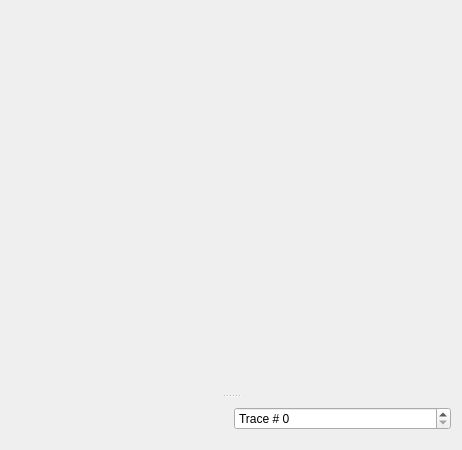
<?xml version="1.0" encoding="UTF-8"?>
<ui version="4.0">
 <class>SegyColormap</class>
 <widget class="QWidget" name="SegyColormap">
  <property name="geometry">
   <rect>
    <x>0</x>
    <y>0</y>
    <width>462</width>
    <height>450</height>
   </rect>
  </property>
  <property name="windowTitle">
   <string>Form</string>
  </property>
  <layout class="QVBoxLayout" name="verticalLayout">
   <item>
    <widget class="QSplitter" name="splitter">
     <property name="orientation">
      <enum>Qt::Vertical</enum>
     </property>
     <widget class="QwtPlot" name="colormap">
      <property name="minimumSize">
       <size>
        <width>0</width>
        <height>213</height>
       </size>
      </property>
      <property name="frameShape">
       <enum>QFrame::NoFrame</enum>
      </property>
     </widget>
     <widget class="QWidget" name="">
      <layout class="QHBoxLayout" name="horizontalLayout_2">
       <item>
        <widget class="QwtPlot" name="tracePlot">
         <property name="frameShape">
          <enum>QFrame::NoFrame</enum>
         </property>
         <property name="frameShadow">
          <enum>QFrame::Plain</enum>
         </property>
        </widget>
       </item>
       <item>
        <widget class="QSpinBox" name="traceIdxSpinBox">
         <property name="specialValueText">
          <string/>
         </property>
         <property name="prefix">
          <string>Trace # </string>
         </property>
        </widget>
       </item>
      </layout>
     </widget>
    </widget>
   </item>
  </layout>
 </widget>
 <customwidgets>
  <customwidget>
   <class>QwtPlot</class>
   <extends>QFrame</extends>
   <header>qwt_plot.h</header>
  </customwidget>
 </customwidgets>
 <resources/>
 <connections/>
</ui>
